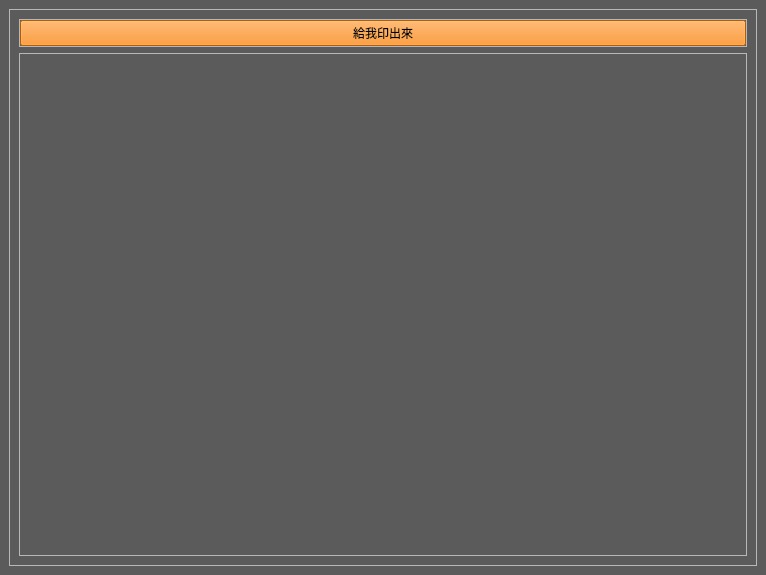
<?xml version="1.0" encoding="UTF-8"?>
<ui version="4.0">
 <class>MainWindow</class>
 <widget class="QMainWindow" name="MainWindow">
  <property name="geometry">
   <rect>
    <x>0</x>
    <y>0</y>
    <width>766</width>
    <height>575</height>
   </rect>
  </property>
  <property name="windowTitle">
   <string>MainWindow</string>
  </property>
  <property name="styleSheet">
   <string notr="true">QMainWindow
{
background-color: #5B5B5B;
}

QPushButton
{
background-color:	#FF8000;
}</string>
  </property>
  <widget class="QWidget" name="centralwidget">
   <layout class="QVBoxLayout" name="verticalLayout">
    <item>
     <widget class="QFrame" name="frame">
      <property name="frameShape">
       <enum>QFrame::StyledPanel</enum>
      </property>
      <property name="frameShadow">
       <enum>QFrame::Raised</enum>
      </property>
      <layout class="QVBoxLayout" name="verticalLayout_2">
       <item alignment="Qt::AlignTop">
        <widget class="QFrame" name="frame_2">
         <property name="frameShape">
          <enum>QFrame::StyledPanel</enum>
         </property>
         <property name="frameShadow">
          <enum>QFrame::Raised</enum>
         </property>
         <layout class="QVBoxLayout" name="verticalLayout_3">
          <property name="spacing">
           <number>0</number>
          </property>
          <property name="leftMargin">
           <number>0</number>
          </property>
          <property name="topMargin">
           <number>0</number>
          </property>
          <property name="rightMargin">
           <number>0</number>
          </property>
          <property name="bottomMargin">
           <number>0</number>
          </property>
          <item>
           <widget class="QPushButton" name="pushButton">
            <property name="text">
             <string>給我印出來</string>
            </property>
           </widget>
          </item>
         </layout>
        </widget>
       </item>
       <item>
        <widget class="QFrame" name="frame_3">
         <property name="sizePolicy">
          <sizepolicy hsizetype="Preferred" vsizetype="Expanding">
           <horstretch>0</horstretch>
           <verstretch>0</verstretch>
          </sizepolicy>
         </property>
         <property name="frameShape">
          <enum>QFrame::StyledPanel</enum>
         </property>
         <property name="frameShadow">
          <enum>QFrame::Raised</enum>
         </property>
        </widget>
       </item>
      </layout>
     </widget>
    </item>
   </layout>
  </widget>
 </widget>
 <resources>
  <include location="../../Desktop/logo/qt.qrc"/>
 </resources>
 <connections/>
</ui>
